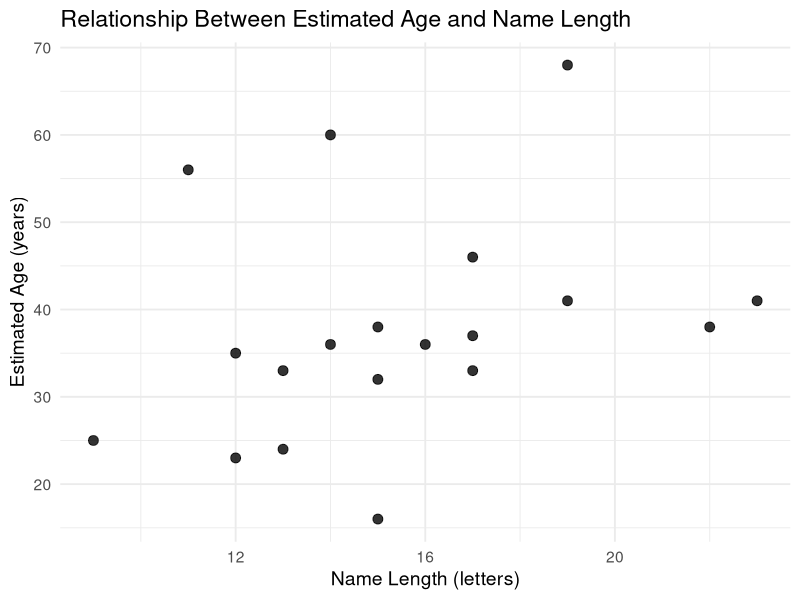
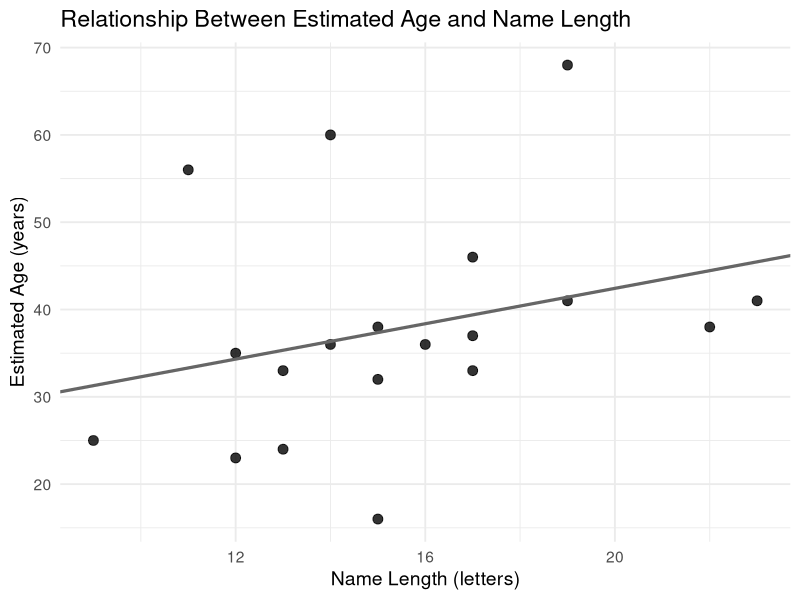
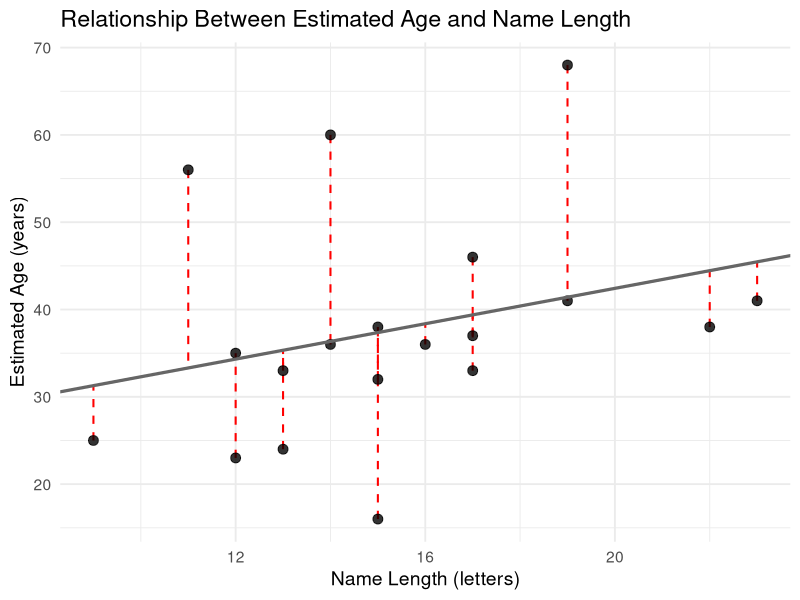
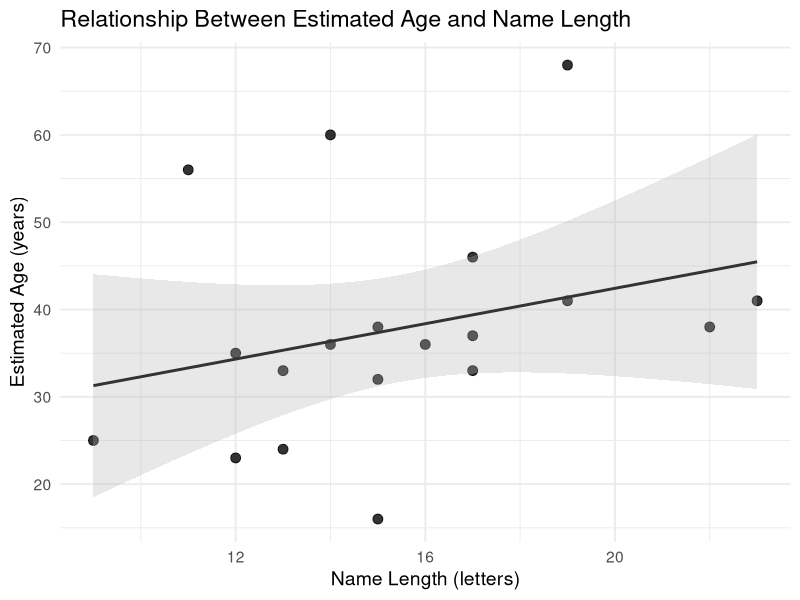

Write the R code that produced these figures, in order.
## ---- chunk 1
#| echo: false

# Load libraries
library(dplyr)
library(stringr)

# Create dataset 
data <- tribble(
  ~Surname,         ~Name,
  "Brown",          "Elli Margaret",
  "Demir",          "Rojhat Yigit",
  "Djogova",        "Nikolina",
  "Eymann",         "Bernhard",
  "Flütsch",        "Reto",
  "Gaggini",        "Clelia",
  "Graf",           "Robin",
  "Hager",          "Lisa Anna",
  "Herrera Garcia", "Juan Manuel",
  "Hofer",          "Nadja Alexandra",
  "Klamt",          "Reachel",
  "Landis",         "Olivia Lea",
  "Lunkova",        "Anastasiia",
  "Michel",         "Fabian",
  "Moses",          "Emmanuel Saba",
  "Paraboni",       "Giulio",
  "Rios Quiroz",    "Laura",
  "Robatel",        "Annick France",
  "Schwegler",      "Salome Claudia"
)

# Combine Surname and Name into Full_Name
data <- data |>
  mutate(
    Full_Name = paste(Surname, Name),
    
    # Simple heuristic to infer gender
    Gender = case_when(
      Name %in% c("Bernhard", "Reto", "Robin", "Juan Manuel", "Fabian",
                  "Emmanuel Saba", "Giulio", "Rojhat Yigit") ~ "Male",
      TRUE ~ "Female"
    ),
    
    # Count number of words in full name
    Name_Length = str_length(str_remove_all(Full_Name, "\\s"))
  ) |>
  select(Full_Name, Gender, Name_Length)

# For random jitter reproducibility
set.seed(789)

# Add ChatGPT (v5) estimated ages
data <- data |>
  mutate(
    Age_Base = case_when(
      Full_Name == "Brown Elli Margaret" ~ 30,
      Full_Name == "Demir Rojhat Yigit" ~ 30,
      Full_Name == "Djogova Nikolina" ~ 30,
      Full_Name == "Eymann Bernhard" ~ 60,
      Full_Name == "Flütsch Reto" ~ 50,
      Full_Name == "Gaggini Clelia" ~ 40,
      Full_Name == "Graf Robin" ~ 30,
      Full_Name == "Hager Lisa Anna" ~ 30,
      Full_Name == "Herrera Garcia Juan Manuel" ~ 40,
      Full_Name == "Hofer Nadja Alexandra" ~ 40,
      Full_Name == "Klamt Reachel" ~ 30,
      Full_Name == "Landis Olivia Lea" ~ 20,
      Full_Name == "Lunkova Anastasiia" ~ 30,
      Full_Name == "Michel Fabian" ~ 30,
      Full_Name == "Moses Emmanuel Saba" ~ 40,
      Full_Name == "Paraboni Giulio" ~ 40,
      Full_Name == "Rios Quiroz Laura" ~ 30,
      Full_Name == "Robatel Annick France" ~ 60,
      Full_Name == "Schwegler Salome Claudia" ~ 30,
      TRUE ~ NA_real_
    ),
    # Add random variation between -3 and +3 years
    Age_Est = Age_Base + sample(-9:9, n(), replace = TRUE)
  )



## ---- chunk 2
#| echo: false
#| message: false
#| warning: false
#| code-line-numbers: "|1"

# View first few rows of the new variable
head(data)
## ---- chunk 3
#| echo: true
#| results: false
#| message: false
#| code-line-numbers: "|1"

# Covariance and correlation coefficient
cov(data$Name_Length, data$Age_Est, use = "complete.obs")
cor(data$Name_Length, data$Age_Est, use = "complete.obs")

## ---- chunk 4
#| echo: false
#| results: hold
#| message: false

library(dplyr)

# Covariance and correlation coefficient
cov(data$Name_Length, data$Age_Est, use = "complete.obs")
cor(data$Name_Length, data$Age_Est, use = "complete.obs")

## ---- chunk 5
#| echo: false
#| message: false
#| warning: false
#| eval: true

library(ggplot2)

ggplot(data, aes(x = Name_Length, y = Age_Est)) +
geom_point(size = 3, color = "black", alpha = 0.8) +
labs(
title = "Relationship Between Estimated Age and Name Length",
x = "Name Length (letters)",
y = "Estimated Age (years)"
) +
theme_minimal(base_size = 14)
## ---- chunk 6
#| echo: false
#| message: false
#| warning: false
#| eval: true

library(ggplot2)

ggplot(data, aes(x = Name_Length, y = Age_Est)) +
  geom_point(size = 3, color = "black", alpha = 0.8) +
  geom_abline(
    intercept = coef(lm(Age_Est ~ Name_Length, data = data))[1],
    slope = coef(lm(Age_Est ~ Name_Length, data = data))[2],
    color = "gray40",
    linewidth = 1.1
  ) +
  labs(
    title = "Relationship Between Estimated Age and Name Length",
    x = "Name Length (letters)",
    y = "Estimated Age (years)"
  ) +
  theme_minimal(base_size = 14)
## ---- chunk 7
#| echo: false
#| message: false
#| warning: false
#| eval: true

library(ggplot2)


# Fit regression model
m <- lm(Age_Est ~ Name_Length, data = data)

# Add fitted values to the dataset
data$resid_fitted <- predict(m)

ggplot(data, aes(x = Name_Length, y = Age_Est)) +
  # Dashed red residual lines
  geom_segment(aes(
    xend = Name_Length,
    yend = resid_fitted
  ),
  color = "red",
  linetype = "dashed",
  linewidth = 0.7
  ) +
  # Points
  geom_point(size = 3, color = "black", alpha = 0.8) +
  # Regression line
  geom_abline(
    intercept = coef(m)[1],
    slope = coef(m)[2],
    color = "gray40",
    linewidth = 1.1
  ) +
  labs(
    title = "Relationship Between Estimated Age and Name Length",
    x = "Name Length (letters)",
    y = "Estimated Age (years)"
  ) +
  theme_minimal(base_size = 14)
## ---- chunk 8
#| echo: false
#| message: false
#| warning: false
#| eval: true

library(ggplot2)

ggplot(data, aes(x = Name_Length, y = Age_Est)) +
  geom_point(size = 3, color = "black", alpha = 0.8) +

  # regression line + 95% CI
  geom_smooth(
    method = "lm",
    se = TRUE,
    color = "gray20",
    fill = "gray70",
    linewidth = 1,
    alpha = 0.3
  ) +

  labs(
    title = "Relationship Between Estimated Age and Name Length",
    x = "Name Length (letters)",
    y = "Estimated Age (years)"
  ) +
  theme_minimal(base_size = 14)
## ---- chunk 9
#| echo: true
#| results: false
#| message: false
#| code-line-numbers: "|1"

# Regression model
m <- lm(Age_Est ~ Name_Length, data = data)
summary(m)

## ---- chunk 10
#| echo: false
#| results: hold
#| message: false

library(dplyr)

# Regression model
m <- lm(Age_Est ~ Name_Length, data = data)
summary(m)
